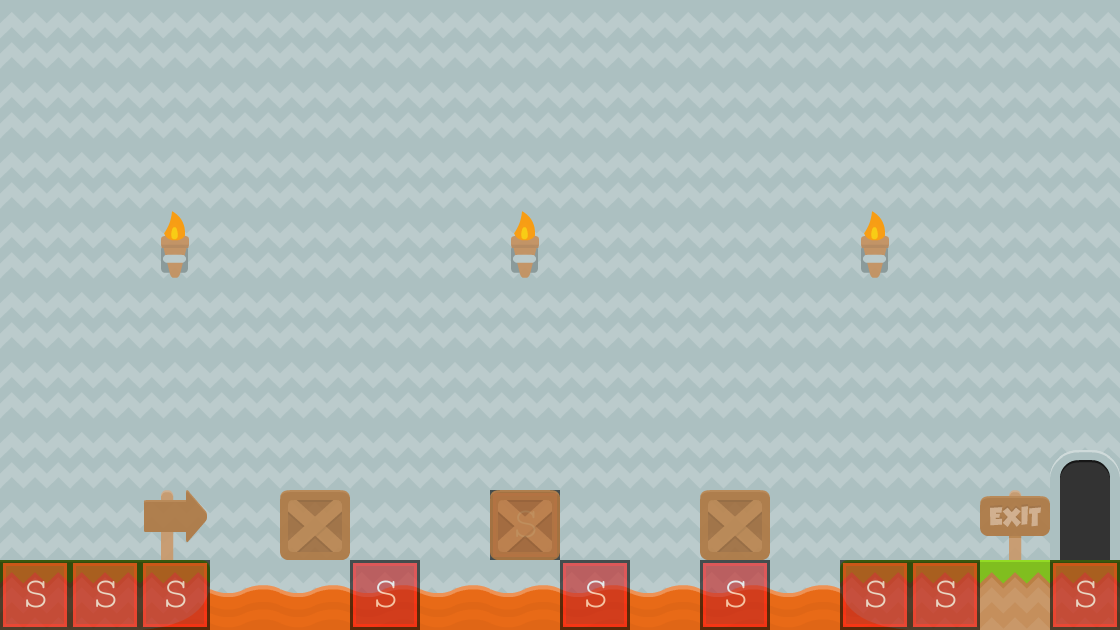

Rendered tile map (Tiled .tmx) drawn with the repository's tilesets; below, a short description and the map source with its tile grids summarised:
An orthogonal 16x9 tile map with 70x70 px tiles, 5 tile layers (background3, background2, background1, collision, ...), 2 tilesets and 1 object (levelTrigger).

<map version="1.0" orientation="orthogonal" renderorder="right-down" width="16" height="9" tilewidth="70" tileheight="70" backgroundcolor="#00aaff">
 <tileset firstgid="1" name="background-tiles" tilewidth="70" tileheight="70">
  <image source="../img/background-tiles.png" width="910" height="910" />
 </tileset>
 <tileset firstgid="170" name="meta-tiles" tilewidth="70" tileheight="70">
  <image source="../img/meta-tiles.png" width="350" height="70" />
  <tile id="4">
   <properties>
    <property name="type" value="solid" />
   </properties>
  </tile>
 </tileset>
 <layer name="background3" width="16" height="9">
  <data>[144 cells, 11 non-empty, 2 distinct tile ids]</data>
 </layer>
 <layer name="background2" width="16" height="9">
  <data>[144 cells, 144 non-empty, 2 distinct tile ids]</data>
 </layer>
 <layer name="background1" width="16" height="9">
  <data>[144 cells, 18 non-empty, 6 distinct tile ids]</data>
 </layer>
 <layer name="collision" width="16" height="9" opacity="0.6">
  <data>[144 cells, 10 non-empty, 1 distinct tile ids]</data>
 </layer>
 <layer name="foreground1" width="16" height="9" opacity="0.9">
  <data>[144 cells, 10 non-empty, 6 distinct tile ids]</data>
 </layer>
 <objectgroup name="trigger-entities">
  <object name="levelTrigger" x="1050" y="422" width="64" height="142">
   <properties>
    <property name="level" value="Davidlevel2" />
    <property name="xSpawn" value="400" />
    <property name="ySpawn" value="0" />
   </properties>
  </object>
 </objectgroup>
</map>
